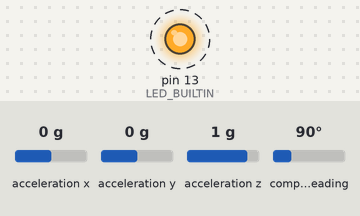
Bench run of a sketch on a simulated Arduino Uno, built with avr-gcc and run on an emulated ATmega328P. On the bench: output pins drawn as LEDs (lit = HIGH). Dashed ring = blinking. The test bench sets the inputs (shaded band); at power-on: acceleration x 0 g, acceleration y 0 g, acceleration z 1 g, compass heading 90°. What the sketch prints to the serial monitor is not drawn.

Above: at 1.4 s.
Timing chart, 0 to 5.6 s (numbered marks = the images above):
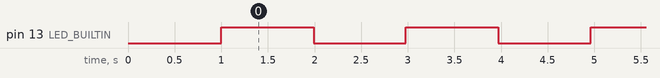

The sketch:

IMU_Sensor_UNO_RTOS.ino
```cpp
/**
 * Arduino Uno FreeRTOS Program where an Inertial Measurement Unit (IMU) Sensor captures Roll+Pitch+Yaw data over I2C buss and
 * streams data to Rasberry Pi over the serial port.
 *
 * @author Patrick Radecki
 */

#include <Arduino_FreeRTOS.h>
#include <Adafruit_BNO055.h>
#include <Wire.h>
#include <Adafruit_Sensor.h>
#include <utility/imumaths.h>

Adafruit_BNO055 bno = Adafruit_BNO055(55);

// define two tasks for Blink & AnalogRead
void TaskBlink( void *pvParameters );
void TaskReadIMU(void *pvParameters );

// the setup function runs once when you press reset or power the board
void setup() {

  // Initialize serial communication at 9600 bits per second.
  Serial.begin(9600);

  Serial.println("Project 8: IMU Data Capture"); Serial.println("");

  // Initialize the IMU (BNO055) sensor
  if(!bno.begin())
  {
    // There was a problem detecting the BNO055
    Serial.print("Ooops, no BNO055 detected ... Check your wiring or I2C ADDR!");
    while(1);
  }

  delay(1000);

  bno.setExtCrystalUse(true);

  // Set up tasks to run independently.
  xTaskCreate(
    TaskBlink
    ,  (const char *)"Blink"   // A name just for humans
    ,  128  // Stack size
    ,  NULL
    ,  1  // priority
    ,  NULL );

  xTaskCreate(
    TaskReadIMU
    ,  (const char *) "ReadIMU"
    ,  128  // Stack size
    ,  NULL
    ,  2  // Priority
    ,  NULL );

  // Now the task scheduler, which takes over control of scheduling individual tasks, is automatically started.
}

void loop()
{
  // Empty. Things are done in Tasks.
}

/*--------------------------------------------------*/
/*---------------------- Tasks ---------------------*/
/*--------------------------------------------------*/

// Blink built in LED
void TaskBlink(void *pvParameters)  // This is a task.
{
  (void) pvParameters;

  // initialize built in LED as an output.
  pinMode(LED_BUILTIN, OUTPUT);

  for (;;) // A Task shall never return or exit.
  {
    digitalWrite(LED_BUILTIN, HIGH);          // turn the LED on (HIGH is the voltage level)
    vTaskDelay( 1000 / portTICK_PERIOD_MS );  // wait for five seconds
    digitalWrite(LED_BUILTIN, LOW);           // turn the LED off by making the voltage LOW
    vTaskDelay( 1000 / portTICK_PERIOD_MS );  // wait for five seconds
  }
}


//  IMUReadSerial
//  Capture the Roll+Pitch+Yaw data from IMU
void TaskReadIMU(void *pvParameters)  // This is a task.
{
  (void) pvParameters;

  for (;;)
  {
    // Get a new sensor event
    sensors_event_t event;
    bno.getEvent(&event);

    // Display the Yaw, Pitch, Roll data
    Serial.print("Yaw: ");
    Serial.print(event.orientation.x, 4);
    Serial.print("\tPitch: ");
    Serial.print(event.orientation.y, 4);
    Serial.print("\tRoll: ");
    Serial.print(event.orientation.z, 4);
    Serial.println("");

    vTaskDelay(10);  // 10 tick delay in between reads for stability
  }
}

// Read value from Analog port
void TaskAnalogRead(void *pvParameters)  // This is a task.
{
  (void) pvParameters;

  // initialize serial communication at 9600 bits per second:
  Serial.begin(9600);

  for (;;)
  {
    // read the input on analog pin 0:
    int sensorValue = analogRead(A0);
    // print out the value you read:
    Serial.println(sensorValue);
    vTaskDelay(1);  // one tick delay (15ms) in between reads for stability
  }
}
```

Measured:
- by itself, pin 13 (LED_BUILTIN): alternates HIGH for 0.99 s and LOW for 0.99 s
